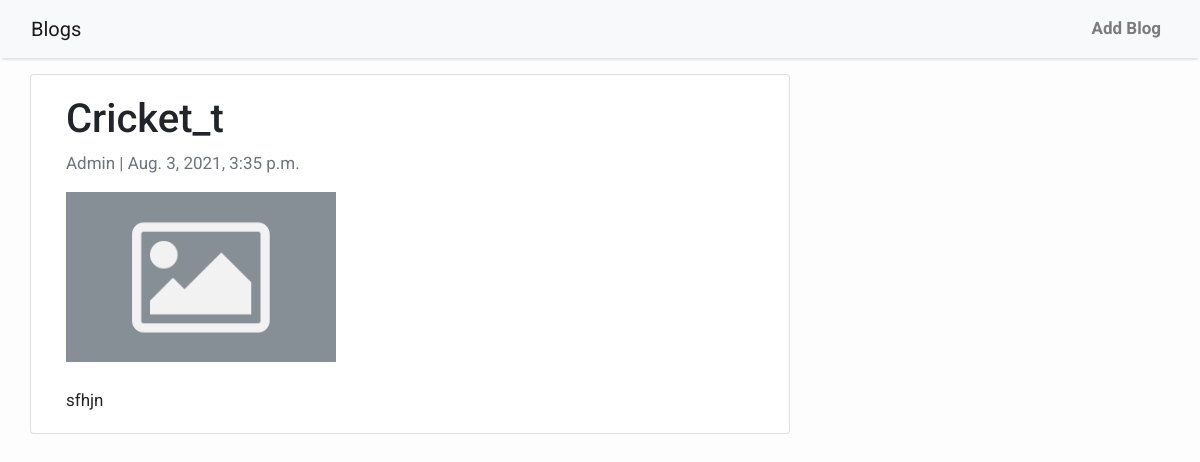
The app's page /ghh/ with its own data.
### Blogs/models.py (models this page shows, shortened)
class blog(models.Model):
    title = models.CharField(max_length=200, unique=True)
    slug = models.SlugField(max_length=200, unique=True)
    full_content = models.TextField()
    author = models.ForeignKey(User, on_delete= models.CASCADE,related_name='blog_posts')
    published_on = models.DateTimeField(auto_now_add=True)
    edited_on = models.DateTimeField(auto_now= True)
    thumb= models.ImageField(default='default.png', blank= True)
    class Meta:
        ordering = ['-published_on']

### Blogs/views.py (the view)
# urls.py: path('<slug:slug>/', views.BlogDetail, name='blog_detail'),
def BlogDetail(request, slug):
    blogs_detail = blog.objects.get(slug=slug)
    context ={
        'blogs': blogs_detail
    }
    return render(request, "blog_detail.html", context)

### Blogs/templates/blog_detail.html
{% extends 'base.html' %}
{% block content %}
<div class="container">
  <div class="row">
    <div class="col-md-8 card mb-4  mt-3 left  top">
      <div class="card-body">
        <h1>{% block title %} {{ blogs.title }} {% endblock title %}</h1>
        <p class=" text-muted">{{ blogs.author }} | {{ blogs.published_on }}</p>
        <img src="{{ blogs.thumb.url }}" alt="..." style="height: 170px;">
        <br><br>
        <p class="card-text ">{{ blogs.full_content | safe }}</p>
      </div>
    </div>
  </div>
</div>
{% endblock content %}

### Blogs/templates/base.html (style rules this page uses)
body { font-family: "Roboto", sans-serif; font-size: 17px; background-color: #fdfdfd; }

### records on screen
blog: title "Cricket_t", author "Admin", published_on "Aug. 3, 2021, 3:35 p.m.", thumb (placeholder picture), full_content "sfhjn"
